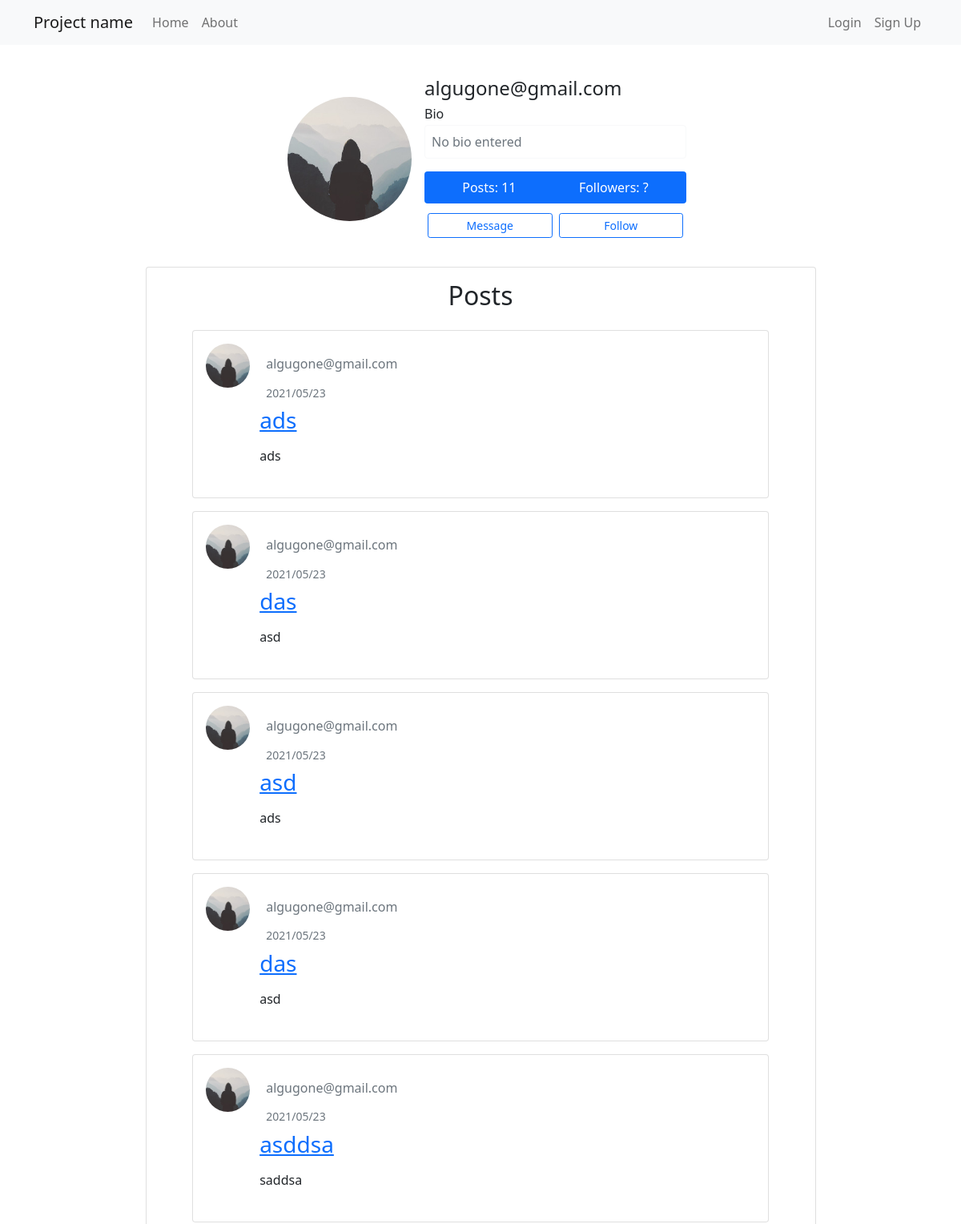
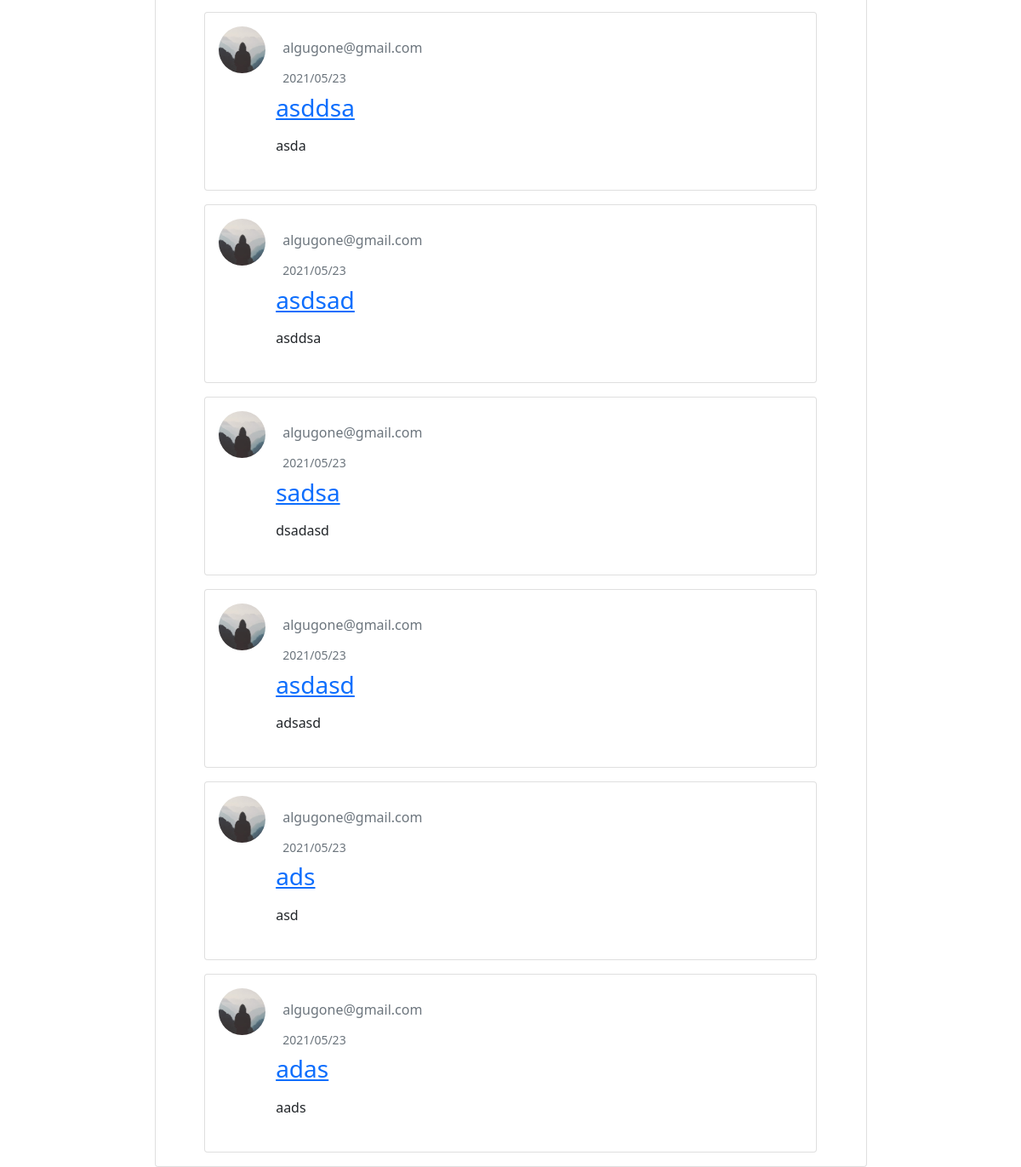
The page /user/1 on the database as committed earlier (2 pictures, top to bottom).
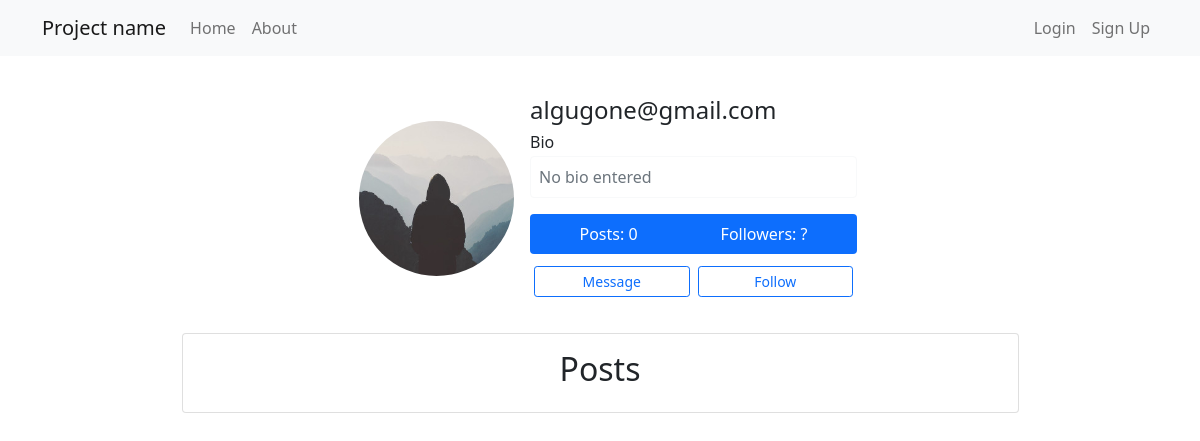
The same page on the database as committed later.
### flask_app/models.py (models this page shows, shortened)
class User(db.Model, UserMixin):
    id = db.Column(db.Integer, primary_key=True)
    username = db.Column(db.String(20), unique=True, nullable=False)
    email = db.Column(db.String(120), unique=True, nullable=False)
    profile_image = db.Column(db.String(20), nullable=False, default='default.jpg')
    password = db.Column(db.String(60), nullable=False)
    bio = db.Column(db.Text, nullable=True)
    posts = db.relationship('Posts', backref='author', lazy=True)
    comments = db.relationship('Comments', backref='author', lazy=True)
    followed = db.relationship(
        'User', secondary=followers,
        primaryjoin=(followers.c.follower_id == id),
        secondaryjoin=(followers.c.followed_id == id),
        backref=db.backref('followers', lazy='dynamic'), lazy='dynamic')

class Posts(db.Model):
    id = db.Column(db.Integer, primary_key=True)
    title = db.Column(db.String(100), nullable=False)
    date_posted = db.Column(db.DateTime, nullable=False, default=datetime.utcnow)
    content = db.Column(db.Text, nullable=False)
    post_image = db.Column(db.String(20), nullable=True)
    comments = db.relationship('Comments', backref='post', lazy=True)
    user_id = db.Column(db.Integer, db.ForeignKey('user.id'), nullable=False)

### flask_app/routes.py (the view)
@app.route("/user/<int:user_id>")
def user(user_id):
    user = User.query.get_or_404(user_id)
    if user == current_user:
        return redirect(url_for('account'))
    return render_template('account.html', current_user=current_user, user=user, image_file=user.profile_image, num_of_posts=len(user.posts))

### flask_app/templates/account.html (shortened to what this page needs)
{% extends "layout.html" %}
{% block body %}
    <div class="container d-flex justify-content-center">
        <div class="card p-3 w-50 border-0">
            <div class="d-flex align-items-center">
                <div class="image p-3">
                    <img src="{{ url_for('static', filename='profile_pics/' + user.profile_image) }}" class="rounded-circle" width="155" height="155" alt="pfp">
                </div>
                <div class="ml-3 w-100">
                    <h4 class="mb-0 mt-0">{{ user.username }}</h4>
                    <h6 class="mt-2 mb-1">Bio</h6>
                    {% if user.bio %}
                        <p class="border border-light rounded p-2" style="max-width: 43ch; white-space: pre-wrap;">{{ user.bio }}</p>
                    {% else %}
                        <p class="border border-light rounded p-2 text-muted" style="max-width: 43ch;">No bio entered</p>
                    {% endif %}
                    <div class="p-2 mt-2 bg-primary d-flex justify-content-around rounded text-white stats w-100">
                        <div class=" flex-column">
                            <span class="fs-6">Posts:</span>
                            <span class="number1">{{num_of_posts}}</span>
                        </div>
                        <div class="flex-column">
                            <span class="fs-6">Followers:</span>
                            <span class="number2">?</span>
                        </div>
                    </div>
                    {% if not user == current_user %}
                        <div class="button mt-2 d-flex flex-row align-items-center">
                            <button class="btn btn-sm btn-outline-primary w-100 m-1">Message</button>
                            <button class="btn btn-sm btn-outline-primary w-100 m-1">Follow</button>
                        </div>
                    {% else %}
                        <a class="btn btn-primary w-100 mt-2" data-toggle="collapse" href="#edit-info" role="button" aria-expanded="false" aria-controls="collapseExample">
                            Edit Account Details
                        </a>
                    {% endif %}
                </div>
            </div>
        </div>
    </div>
    <div class="d-flex justify-content-center">
        <div class="card p-3 w-75 mt-3 d-flex justify-content-center">
            <h2 class="d-flex justify-content-center">Posts</h2>
                {% for post in user.posts[::-1] %}
                    <div class="d-flex justify-content-center">
                        <div class="card mt-3" style="width: 45rem;">
                            <div class="card-body">
                                <div class="row">
                                    <div class="col-1 ml-lg-1">
                                        <img class="rounded-circle" style="height: 55px; width: 55px;" src="{{ url_for('static', filename='profile_pics/' + post.author.profile_image) }}" alt="pfp">
                                    </div>
                                    <div class="col-9 m-2">
                                        <h6 class="card-subtitle m-2 text-muted">
                                            <p class="mr-3">{{ post.author.username }}</p>
                                            <small class="text-muted">{{ post.date_posted.strftime('%Y/%m/%d') }}</small>
                                        </h6>
                                        <h3 class="card-title"><a href="{{ url_for('post', post_id=post.id) }}">{{ post.title }}</a></h3>
                                        <p class="card-text"><p class="card-text">{{ post.content }}</p></p>
                                    </div>
                                </div>
                            </div>
                        </div>
                    </div>
            {% endfor %}
        </div>
    </div>
{% endblock %}

### flask_app/templates/layout.html (shortened to what this page needs)
<!DOCTYPE html>
<html lang="en">
<head>
    <link rel="stylesheet" type="text/css" href="{{ url_for('static', filename='style.css') }}">
    <link href="https://cdn.jsdelivr.net/npm/bootstrap@5.0.1/dist/css/bootstrap.min.css" rel="stylesheet">
</head>
<body>
    <header class="site-header">
        <nav class="navbar navbar-expand-md navbar-light bg-light position-sticky">
            <div class="container">
                <a class="navbar-brand mr-4" href="{{ url_for('home') }}">Project name</a>
                <div class="collapse navbar-collapse" id="navbarSupportedContent">
                    <ul class="navbar-nav me-auto mb-2 mb-lg-0">
                        <li class="nav-item">
                            <a class="nav-link" href="{{ url_for('home') }}">Home</a>
                        </li>
                        <li class="nav-item">
                            <a class="nav-link" href="{{ url_for('about') }}">About</a>
                        </li>
                    </ul>
                    <ul class="navbar-nav d-flex">
                        {% if current_user.is_authenticated %}
                            <li class="nav-item">
                                <a class="nav-link" href="{{ url_for('new_post') }}">New Post</a>
                            </li>
                            <li class="nav-item">
                                <a class="nav-link" href="{{ url_for('account') }}">Account</a>
                            </li>
                            <li class="nav-item">
                                <a class="nav-link" href="{{ url_for('logout') }}">Logout</a>
                            </li>
                        {% else %}
                            <li class="nav-item">
                                <a class="nav-link" href="{{ url_for('login') }}">Login</a>
                            </li>
                            <li class="nav-item">
                                <a class="nav-link" href="{{ url_for('signup') }}">Sign Up</a>
                            </li>
                        {% endif %}
                    </ul>
                </div>
            </div>
        </nav>
    </header>
    <main role="main" class="container mt-4">
        {% block body %}{% endblock %}
    </main>
</body>
</html>

Rows that differ between the two databases and show on the page:
removed Posts: profile_image (placeholder picture), author.username "algugone@gmail.com", date_posted "2021/05/23", title "ads", content "ads"
removed Posts: profile_image (placeholder picture), author.username "algugone@gmail.com", date_posted "2021/05/23", title "das", content "asd"
removed Posts: profile_image (placeholder picture), author.username "algugone@gmail.com", date_posted "2021/05/23", title "asd", content "ads"
removed Posts: profile_image (placeholder picture), author.username "algugone@gmail.com", date_posted "2021/05/23", title "das", content "asd"
removed Posts: profile_image (placeholder picture), author.username "algugone@gmail.com", date_posted "2021/05/23", title "asddsa", content "saddsa"
removed Posts: profile_image (placeholder picture), author.username "algugone@gmail.com", date_posted "2021/05/23", title "asddsa", content "asda"
removed Posts: profile_image (placeholder picture), author.username "algugone@gmail.com", date_posted "2021/05/23", title "asdsad", content "asddsa"
removed Posts: profile_image (placeholder picture), author.username "algugone@gmail.com", date_posted "2021/05/23", title "sadsa", content "dsadasd"
removed Posts: profile_image (placeholder picture), author.username "algugone@gmail.com", date_posted "2021/05/23", title "asdasd", content "adsasd"
removed Posts: profile_image (placeholder picture), author.username "algugone@gmail.com", date_posted "2021/05/23", title "ads", content "asd"
removed Posts: profile_image (placeholder picture), author.username "algugone@gmail.com", date_posted "2021/05/23", title "adas", content "aads"
Other text that changed with them:
{{ num_of_posts }}: "11" → "0"
